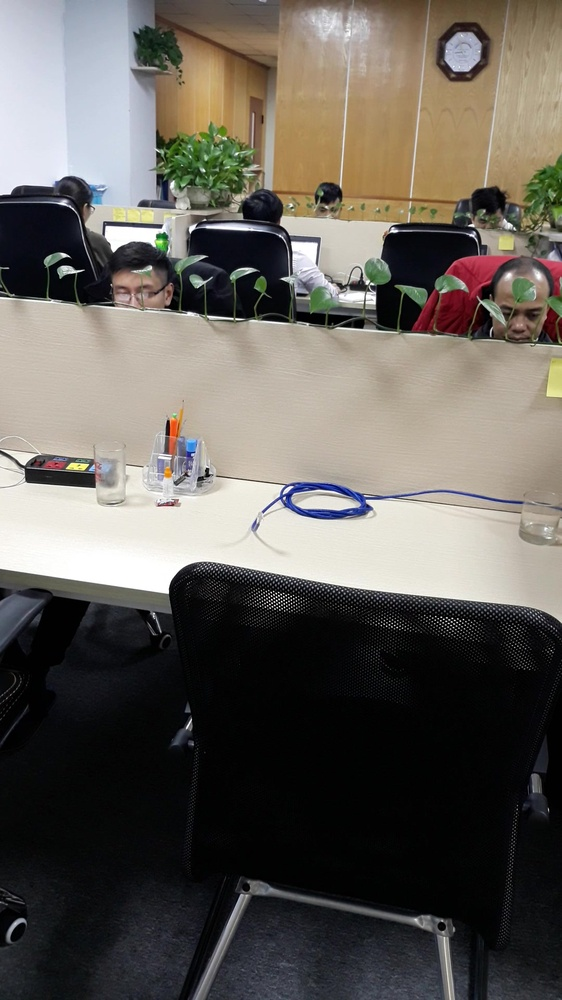
#> input picture casper-face/image_200.jpg, 562 x 1000 px, shrunk from 1080 x 1920 before the run
$ python bold.py
#> lines starting #> are read from the running program, lines starting #| are printed output that depends on the picture; after the words box and inside, x2 and y2 are one past the last pixel; in counts of white or black regions, pixels touching at a corner belong together
from cv2 import cv2
import numpy as np

img = cv2.imread("image_200.jpg")
#> img is the input picture: shape (1000, 562, 3); mean B, G, R 89.8, 96.1, 100.7
kernel = np.ones((5, 5), np.uint8)

# Bước 1: Chuyển về ảnh xám
gray = cv2.cvtColor(img, cv2.COLOR_BGR2GRAY)
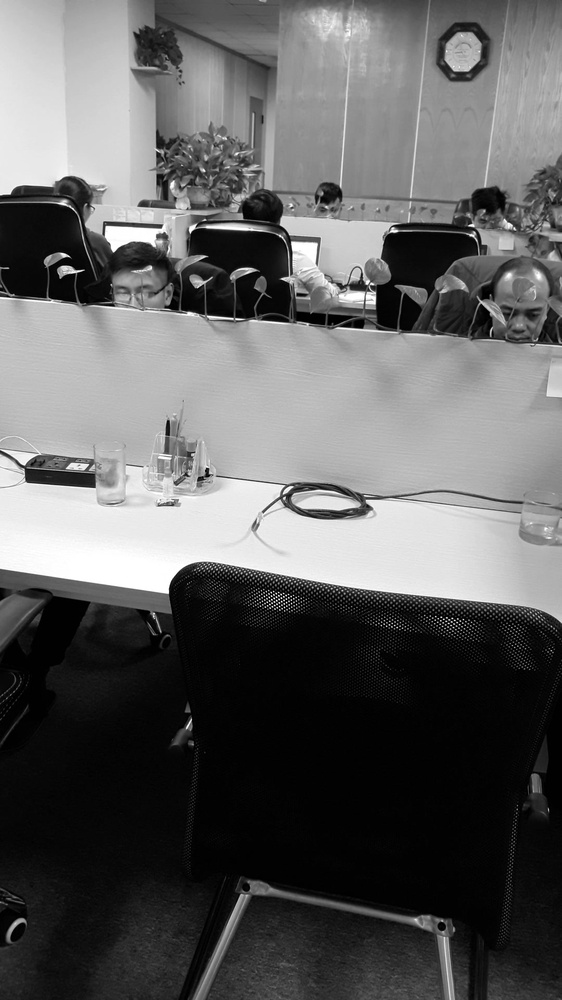
#> gray: shape (1000, 562); min 0, max 255, mean 96.8

# Bước 2: Làm mờ ảnh
blur = cv2.GaussianBlur(gray, (9, 9), 1)
cv2.imwrite("test200.png", blur)

# Bước 3: Lọc nhiễu
new = cv2.adaptiveThreshold(
    blur, 255, cv2.ADAPTIVE_THRESH_MEAN_C, cv2.THRESH_BINARY, 9, -5)
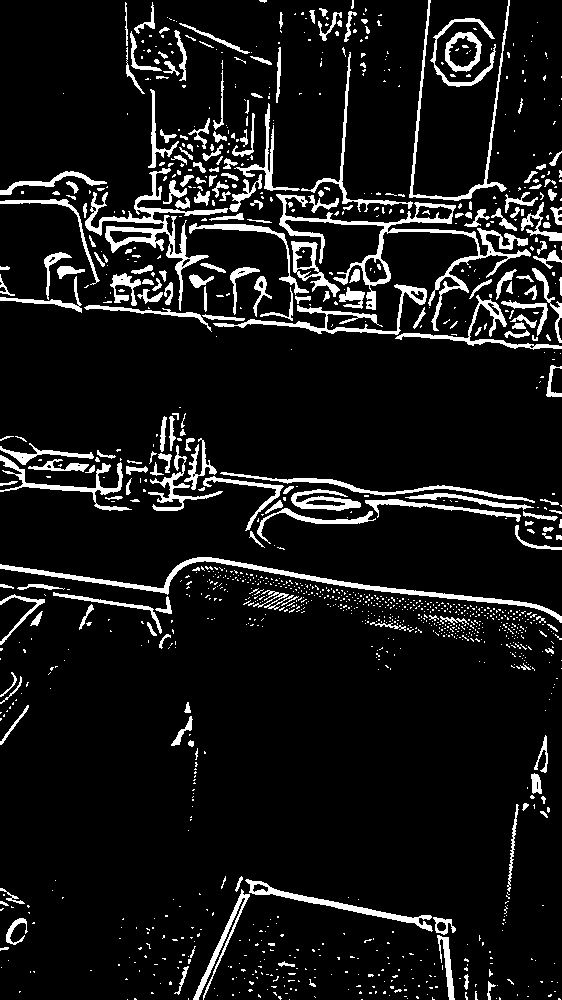
#> new: shape (1000, 562); 9.2% white; 1334 white regions (1100 under 20 px), largest, box (x1, y1, x2, y2) and area: (276, 194, 531, 331) 3888, (85, 168, 228, 311) 2750, (0, 557, 562, 623) 2738

cv2.imwrite("test.png", new)

$ run again, with casper-face/image_001.jpg copied over casper-face/image_200.jpg
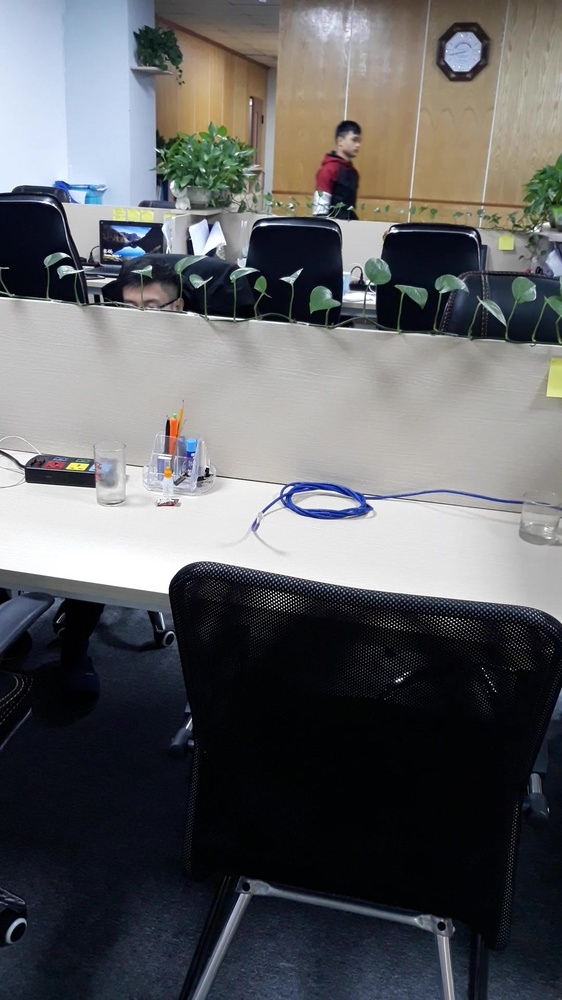
#> input picture casper-face/image_001.jpg, 562 x 1000 px, shrunk from 1080 x 1920 before the run
#> img is the input picture: shape (1000, 562, 3); mean B, G, R 99.9, 97.7, 96.6
#> `gray = cv2.cvtColor(img, cv2.COLOR_BGR2GRAY)`:
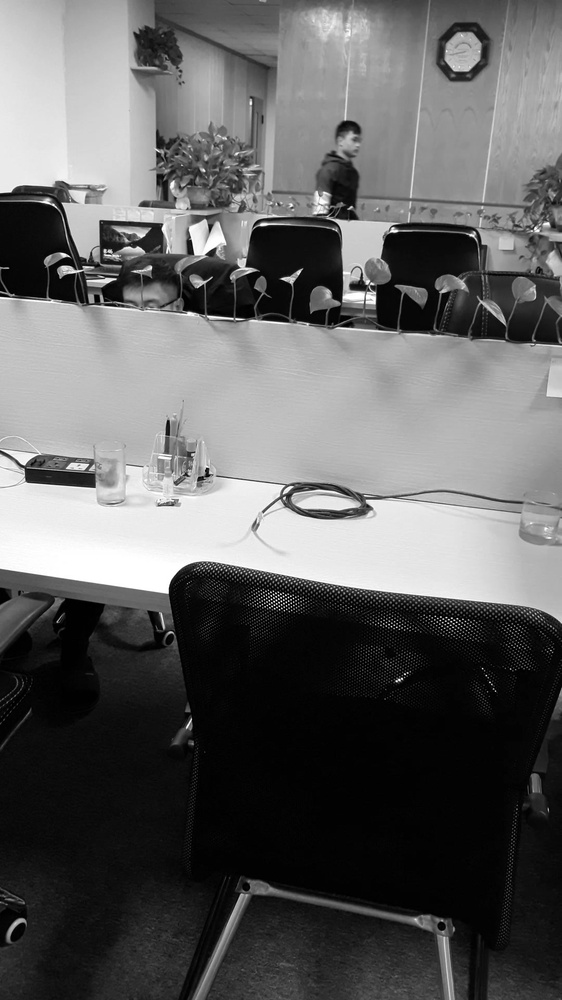
#> gray: shape (1000, 562); min 0, max 255, mean 97.6
#> `new = cv2.adaptiveThreshold( blur, 255, cv2.ADAPTIVE_THRESH_MEAN_C, cv..`:
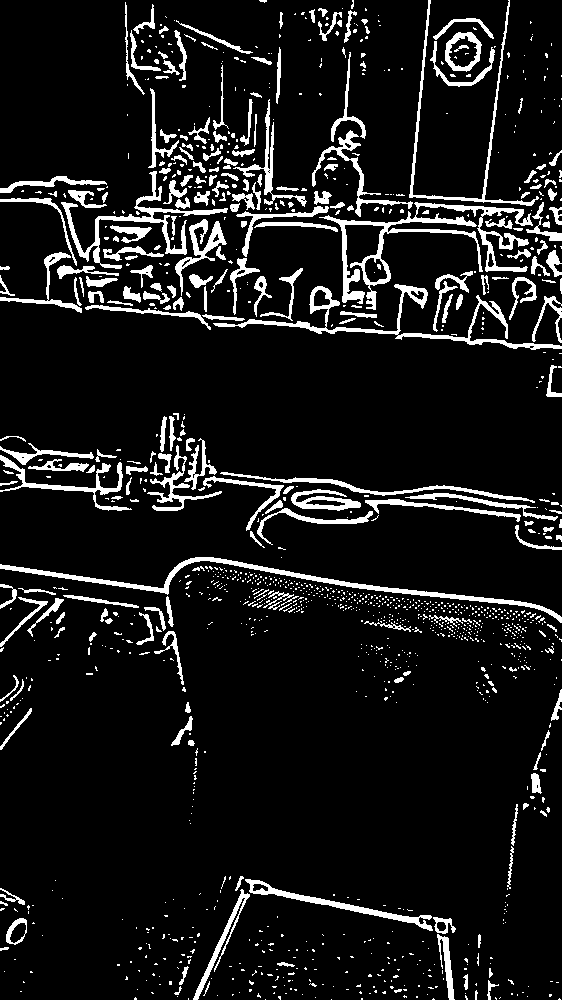
#> new: shape (1000, 562); 9.4% white; 1373 white regions (1125 under 20 px), largest, box (x1, y1, x2, y2) and area: (319, 202, 533, 310) 3772, (0, 557, 562, 623) 2734, (213, 284, 562, 350) 2581
